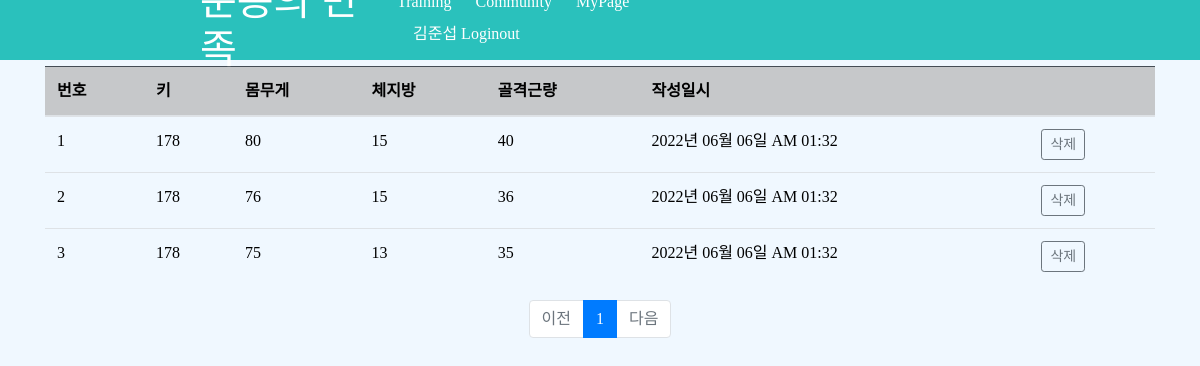
Page /list/bodydata/ (signed in) on the committed database.
### pybo/models.py (models this page shows)
class Signup_Data(db.Model):
    id = db.Column(db.Integer, primary_key=True)
    user_name = db.Column(db.String(150), nullable=False)
    user_id = db.Column(db.String(200), unique=True,nullable=False)
    user_password = db.Column(db.String(200), nullable=False)
    email = db.Column(db.String(120), unique=True, nullable=False)
    address = db.Column(db.String(150), nullable=False)
    phone = db.Column(db.String(150), nullable=False)

class Health_Data(db.Model):
    id = db.Column(db.Integer, primary_key=True)
    height = db.Column(db.Integer, nullable=False)
    weight = db.Column(db.Integer, nullable=False)
    body_fat = db.Column(db.Integer, nullable=False)
    body_muscle = db.Column(db.Integer, nullable=False)
    create_date = db.Column(db.DateTime(), nullable=False)
    user_id = db.Column(db.Integer, db.ForeignKey('signup__data.id', ondelete='CASCADE'), nullable=False)
    user = db.relationship('Signup_Data', backref=db.backref('question_set'))

### pybo/views/list_views.py (the view)
@bp.route('/bodydata/')
@login_required
def bodydatalist():
    page = request.args.get('page', type=int, default=1)
    check_user_id = session.get('user_id')
    if g.user:
        bodydata_list = Health_Data.query.order_by(Health_Data.create_date.desc()).filter(Health_Data.height != 1,
                                                                                          Health_Data.user_id == check_user_id)
    else:
        bodydata_list = Health_Data.query.filter(Health_Data.weight == 100000)
    bodydata_list = bodydata_list.paginate(page, per_page=10)
    return render_template('bodydata_list.html', bodydata_list=bodydata_list)

### pybo/filter.py (called while the page is built)
def format_datetime(value, fmt='%Y년 %m월 %d일 %p %I:%M'):
    return value.strftime(fmt)

### pybo/views/input_views.py (called while the page is built)
@bp.before_app_request
def defalut_health_data():
    check_user_id = session.get('user_id')
    if g.user:
        health_data = Health_Data.query.filter(Health_Data.user_id == check_user_id).all()
        health_data_count = len(health_data)
        exercise_data = Exercise_Data.query.filter(Exercise_Data.user_id == check_user_id).all()
        exercise_data_count = len(exercise_data)
        if health_data_count == 0:
            defalut_value = Health_Data(height=1, weight=0, body_fat=0, body_muscle=0, create_date=datetime.now(),user=g.user)
            db.session.add(defalut_value)
            db.session.commit()

### pybo/views/main_views.py (called while the page is built)
@bp.before_app_request
def load_logged_in_user():
    user_id = session.get('user_id')
    if user_id is None:
        g.user = None
    else:
        g.user = Signup_Data.query.get(user_id)

def login_required(view):
    @functools.wraps(view)
    def wrapped_view(*args, **kwargs):
        if g.user is None:
            _next = request.url if request.method == 'GET' else ''
            return redirect(url_for('main.login_page', next=_next))
        return view(*args, **kwargs)
    return wrapped_view

### pybo/templates/bodydata_list.html (shortened to what this page needs)
<!DOCTYPE html>
<html lang="en">
<head>
    <link rel="stylesheet" href="{{url_for('static', filename='2bootstrap.min.css')}}">
    <link rel="stylesheet" href="{{url_for('static', filename='index.css')}}">
</head>
<body>
    <div class="header">
        <h1><a href="/">운동의 민족</a></h1>
        <div class="nav">
             {% if g.user %}
				<ul>
					<li><a href="/training/">Training</a></li>
					<li><a href="/question/list">Community</a></li>
					<li><a href="/input">MyPage</a></li>
					<li class="nav-item ">
					<a class="nav-link" href="{{ url_for('main.logout') }}">{{ g.user.user_name }} Loginout</a>
					</li>
				</ul>
            {% endif %}
        </div>
    </div>
    <div class="blackinlist"></div>
    <div class="container my-3">
        <table class="table">
            <thead>
            <tr class="table-dark">
                <th>번호</th>
                <th>키</th>
                <th>몸무게</th>
                <th>체지방</th>
                <th>골격근량</th>
                <th>작성일시</th>
                <th></th>
            </tr>
            </thead>
            <tbody>
            {% if bodydata_list %}
            {% for bodydata in bodydata_list.items %}
            <tr>
                <td>{{ loop.index }}</td>
                <td>{{ bodydata.height }}</td>
                <td>{{ bodydata.weight }}</td>
                <td>{{ bodydata.body_fat }}</td>
                <td>{{ bodydata.body_muscle }}</td>
                <td>{{ bodydata.create_date|datetime }}</td>
                <td><a href="javascript:void(0)" class="delete btn btn-sm btn-outline-secondary"
               data-uri="{{ url_for('list.delete_bodydata', bodydata_id=bodydata.id) }}">삭제</a></td>
            </tr>
            {% endfor %}
            {% else %}
            <tr>
                <td colspan="3">신체정보가 없습니다.</td>
            </tr>
            {% endif %}
            </tbody>
        </table>
    <ul class="pagination justify-content-center">
        {% if bodydata_list.has_prev %}
        <li class="page-item">
            <a class="page-link" href="?page={{ bodydata_list.prev_num }}">이전</a>
        </li>
        {% else %}
        <li class="page-item disabled">
            <a class="page-link" tabindex="-1" aria-disabled="true" href="javascript:void(0)">이전</a>
        </li>
        {% endif %}
        {% for page_num in bodydata_list.iter_pages() %}
        {% if page_num %}
        {% if page_num != bodydata_list.page %}
        <li class="page-item">
            <a class="page-link" href="?page={{ page_num }}">{{ page_num }}</a>
        </li>
        {% else %}
        <li class="page-item active" aria-current="page">
            <a class="page-link" href="javascript:void(0)">{{ page_num }}</a>
        </li>
        {% endif %}
        {% else %}
        <li class="disabled">
            <a class="page-link" href="javascript:void(0)">...</a>
        </li>
        {% endif %}
        {% endfor %}
        {% if bodydata_list.has_next %}
        <li class="page-item">
            <a class="page-link" href="?page={{ bodydata_list.next_num }}">다음</a>
        </li>
        {% else %}
        <li class="page-item disabled">
            <a class="page-link" tabindex="-1" aria-disabled="true" href="javascript:void(0)">다음</a>
        </li>
        {% endif %}
    </ul>
    </div>
</body>
</html>

### pybo/static/index.css (style rules this page uses)
* { font-family: 'MaplestoryOTFLight'; text-decoration: none; margin: 0px; padding: 0px; color: black; list-style:none; }
body { font-family: 'BMJUA'; background: #F0F8FF; }
.header { width: 100%; height: 60px; margin: 0 auto; display: flex; justify-content: space-between; align-items: center; background: #2ac1bc; padding-left: 200px; position: fixed; z-index: 1; }
.header h1 a { text-decoration: none; color: white; }
.nav { padding-right: 413px; }
.nav ul li { display: inline-block; margin: 0 10px; }
.nav ul li a { text-decoration: none; color: white; }
.blackinlist { width:100%; height:50px; }

### rows in the picture
Signup_Data: user.user_name "김준섭"
Health_Data: height "178", weight "80", body_fat "15", body_muscle "40", create_date "2022년 06월 06일 AM 01:32"
Health_Data: height "178", weight "76", body_fat "15", body_muscle "36", create_date "2022년 06월 06일 AM 01:32"
Health_Data: height "178", weight "75", body_fat "13", body_muscle "35", create_date "2022년 06월 06일 AM 01:32"

### other values in the picture
{{ page_num }} "1"
